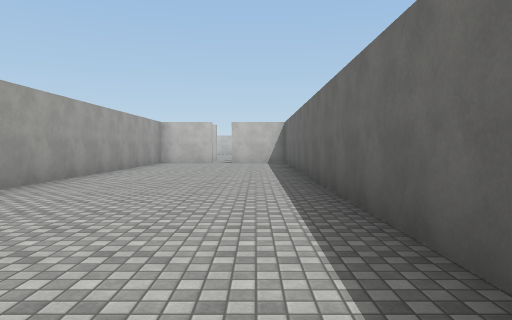
view 1 (above)

23 first-person views from a walk through a 3-D level made in the Unity game engine. The camera is 1.4 m above the floor, tilts 2° down and sees 70° across. The floor is counted in squares, 2.63 m on a side. Each view is taken from the middle of a square. On the plan, view 1 faces up. The plan holds only what a view shows up to about 9 squares ahead; the rest is blank. The place goes on beyond the plan. The player character is not drawn. Surface patterns are stand-ins for the level's own textures.

view 2
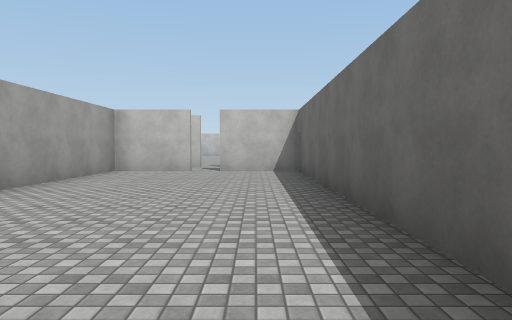

view 3
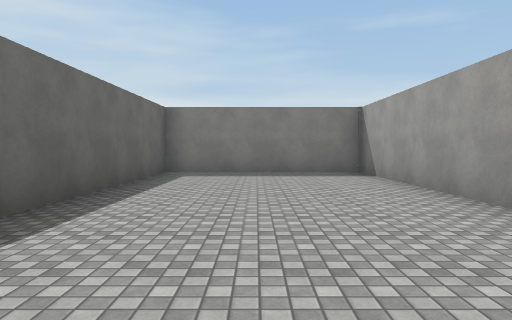

view 4
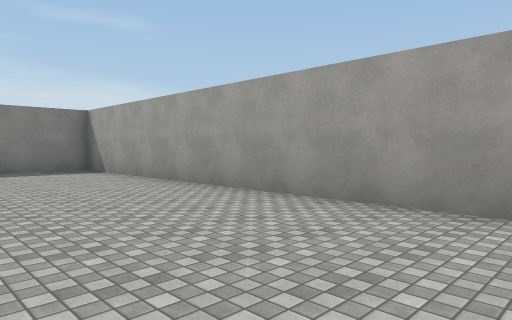

view 5
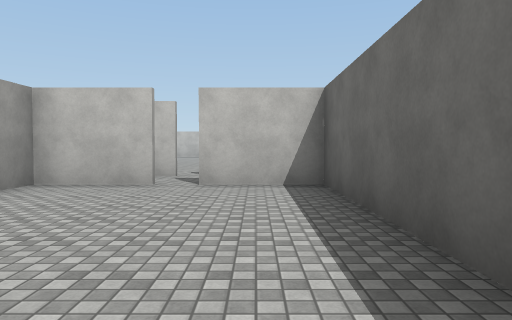

view 6
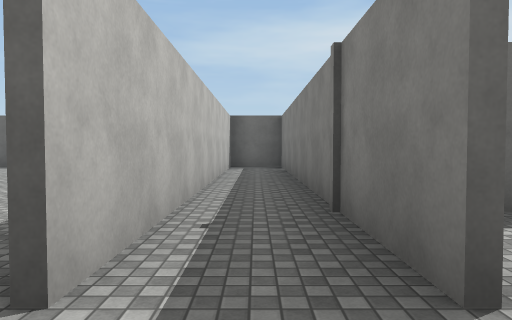

view 7
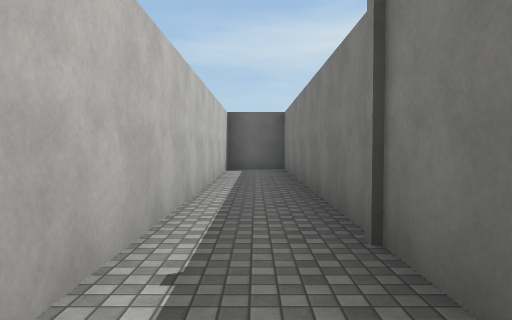

view 8
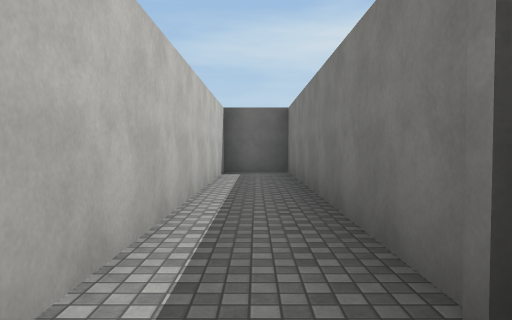

view 9
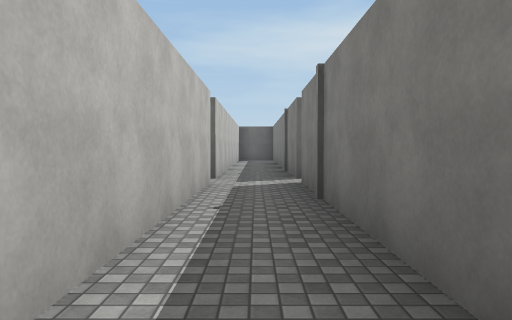

view 10
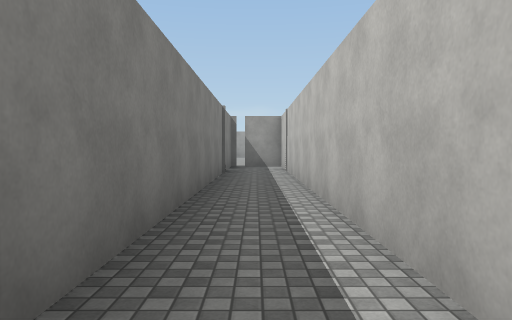

view 11
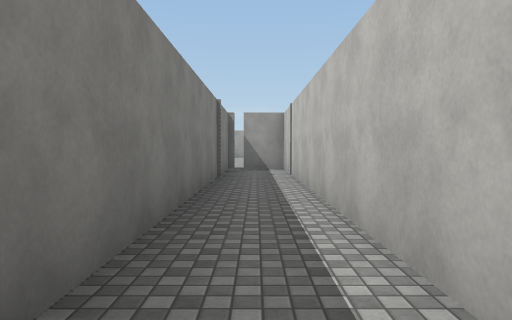

view 12
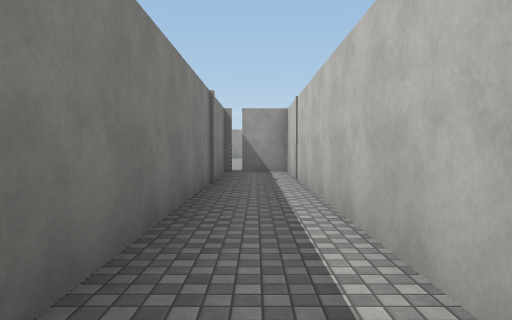

view 13
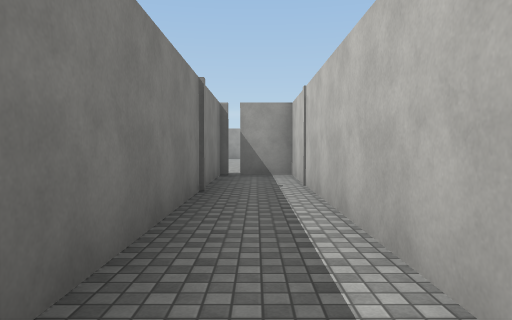

view 14
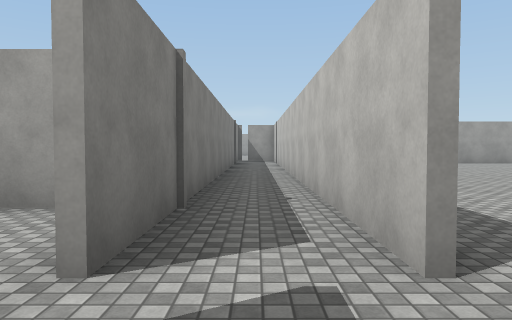

view 15
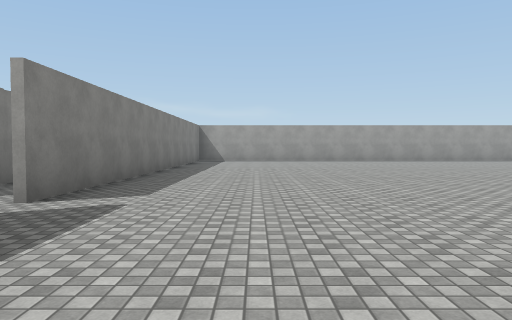

view 16
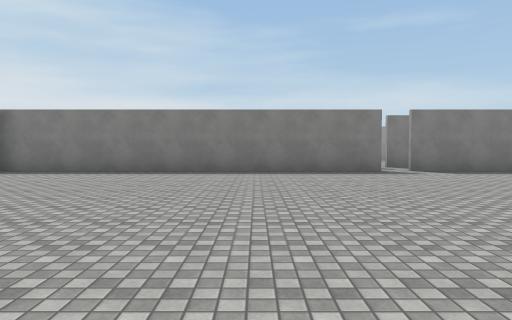

view 17
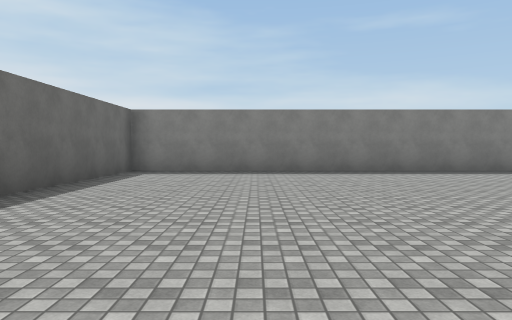

view 18
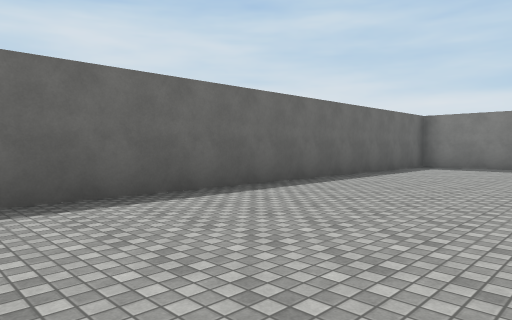

view 19
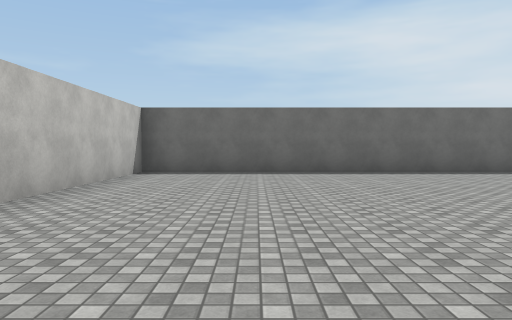

view 20
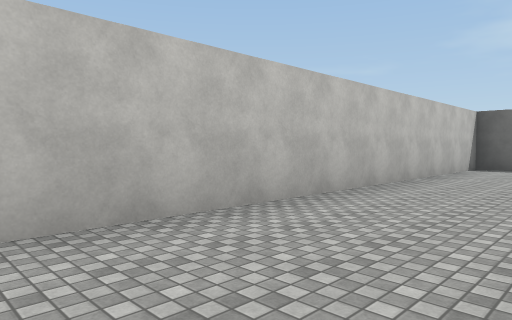

view 21
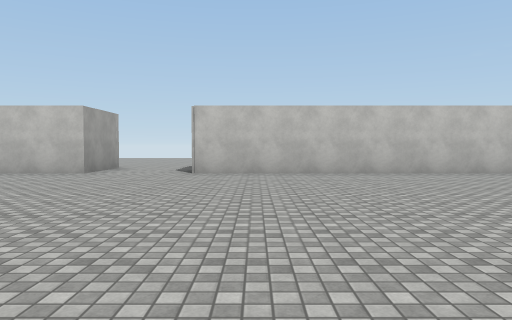

view 22
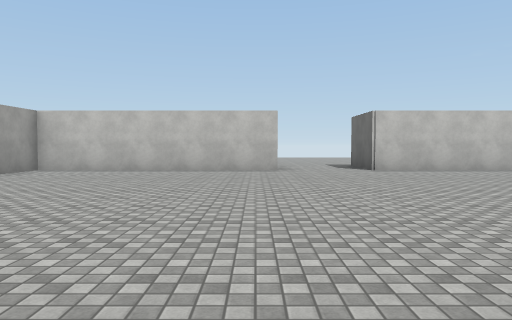

view 23
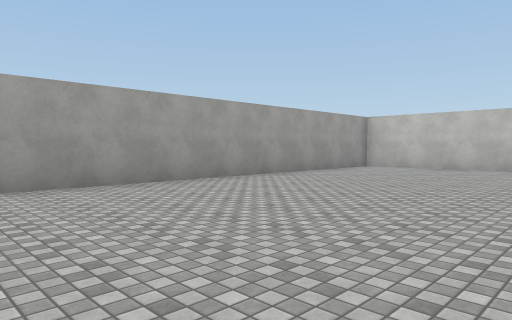

### Floor plan
Points are (right, up) in squares from view 1. A wall is a line through its corners. A room is listed if a view was taken in it or the views show most of it. See-through windows are left out.
Room 1 (views 1, 2, 3, 4, 5)
walls: (-1.4, 12.2) (-3.2, 12.2); (-3.2, 12.4) (-3.2, -0.7) (0.9, -0.7) (1, 12.2) (-0.9, 12.2)
ways out: opening at (-1, 12) to room 2
Room 2 (views 6, 7, 8, 9, 10, 11, 12, 13, 14)
walls: (-1.4, 13.7) (-13.9, 13.7) (-13.9, 12.6); (-0.9, 12.3) (7.8, 12.3) (7.8, 14); (7.8, 13.7) (-0.9, 13.7); (-14, 12.3) (-1.4, 12.3)
ways out: opening at (-1, 12) to room 1; opening at (-1, 14) to room 3
Room 3 (views 15, 16, 17, 18, 19, 20, 21, 22, 23)
walls: (-0.9, 13.8) (7.9, 13.8); (-6.5, 28) (-6.5, 26.4) (-12, 26.4) (-12, 17.9); (-7, 13.8) (-1.4, 13.8); (7.8, 14) (7.8, 26.4) (-4.3, 26.4) (-4.3, 27.1)
ways out: opening at (-1, 14) to room 2

Where each view was taken, in squares from view 1:
view 1: 0 up, 0 right, facing up
view 2: 4 up, 0 right, facing up
view 3: 7 up, 1 left, facing down
view 4: 8 up, 0 right, facing down-left
view 5: 7 up, 0 right, facing up
view 6: 13 up, 2 left, facing right
view 7: 13 up, 1 left, facing right
view 8: 13 up, 0 right, facing right
view 9: 13 up, 7 left, facing right
view 10: 13 up, 4 left, facing left
view 11: 13 up, 5 left, facing left
view 12: 13 up, 6 left, facing left
view 13: 13 up, 7 left, facing left
view 14: 13 up, 0 right, facing left
view 15: 16 up, 2 right, facing left
view 16: 22 up, 2 right, facing down
view 17: 22 up, 5 right, facing down
view 18: 24 up, 4 right, facing down-right
view 19: 24 up, 0 right, facing right
view 20: 24 up, 2 left, facing up-right
view 21: 19 up, 3 left, facing up
view 22: 18 up, 7 left, facing up
view 23: 17 up, 7 left, facing up-left
